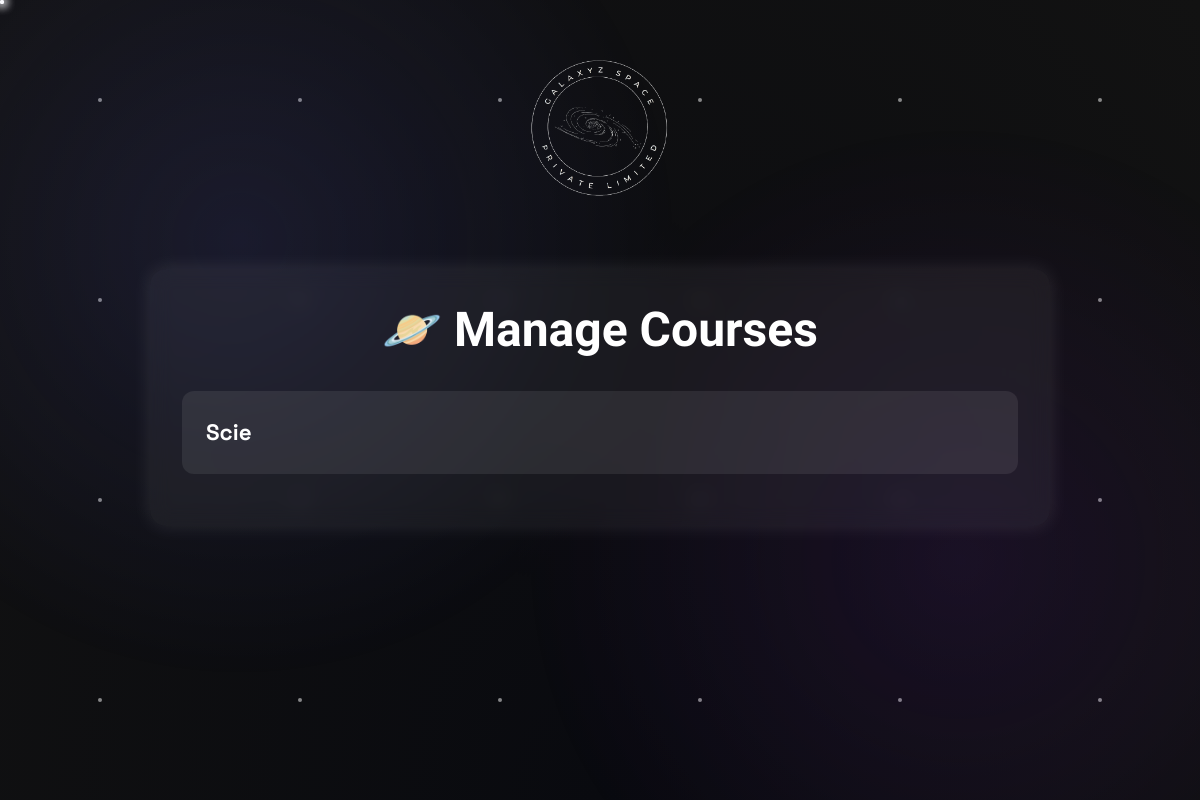
The app's page /users/manage_courses/ (signed in), older data.
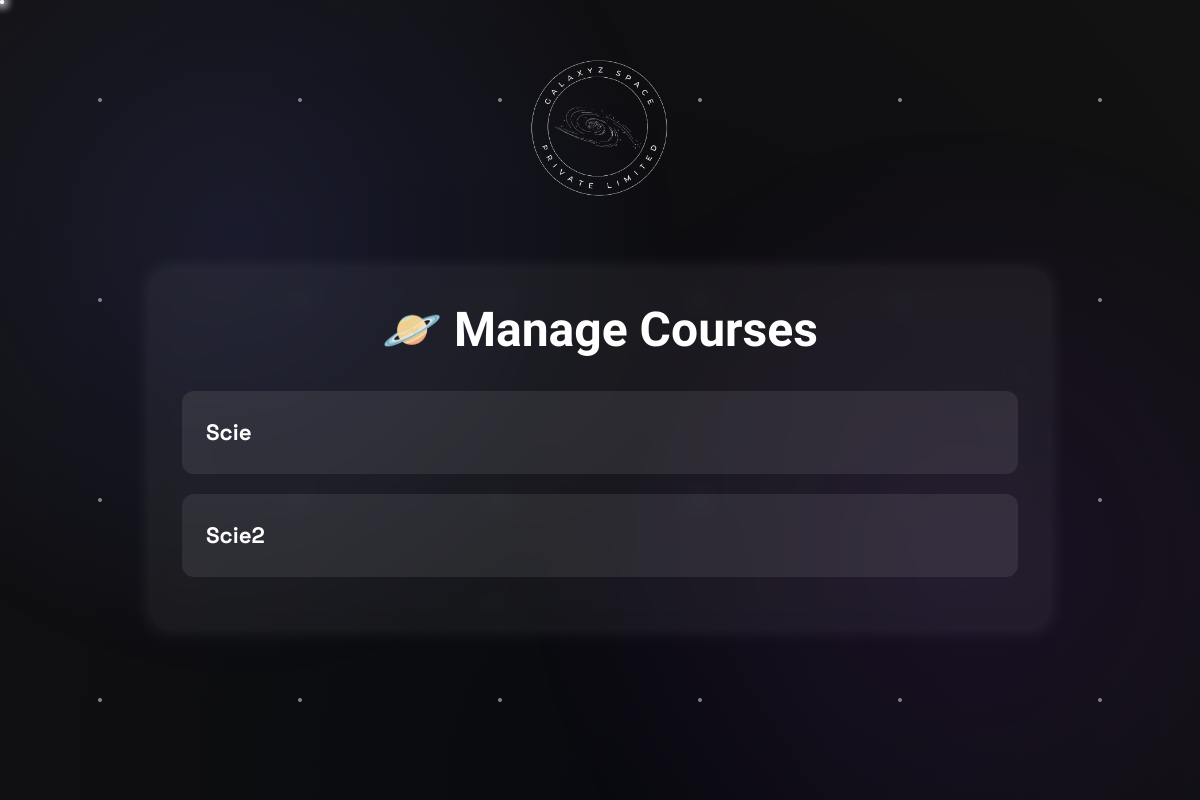
The same page, newer data.
### users/models.py (models this page shows, shortened)
class Course(models.Model):
    title = models.CharField(max_length=100)
    description = models.TextField()
    price = models.DecimalField(max_digits=6, decimal_places=2)
    instructor = models.CharField(max_length=100)
    numberOfRegisteredUsers = models.IntegerField(default=0)
    created_at = models.DateTimeField(auto_now_add=True)
    poster = models.ImageField(upload_to='course_posters/', null=True, blank=True)
    pdf = models.FileField(upload_to='pdfs/', blank=True, null=True)
    courseVideoLink = models.URLField(max_length=200, null=True, blank=True)

### users/views.py (the view)
# urls.py: path('manage_courses/', views.manage_courses, name='manage_courses'),
@login_required
@user_passes_test(lambda u: u.is_superuser)
def manage_courses(request):
    courses = Course.objects.all()
    return render(request, 'users/manage_courses.html', {'courses': courses})

### users/templates/users/manage_courses.html (shortened to what this page needs)
<!DOCTYPE html>
{% load static %}
<html lang="en">
<head>
  <link rel="stylesheet" href="{% static 'styles/main.css' %}">
</head>
<body>
  <div class="space-background">
    <div class="stars"></div>
    <div class="twinkling"></div>
    <div class="shooting-stars"></div>
    <div class="nebula"></div>
  </div>
      <div class="logo-wrapper">
      <a href="{% url 'home' %}"><img src="{% static 'assets/frontmoving.png' %}" alt="Logo" /></a>
    </div>
  <div class="course-container">
    <h2 style="text-align: center; color: #fff; margin-bottom: 2rem;">🪐 Manage Courses</h2>
{% for course in courses %}
  <div class="course-card" onclick="toggleDetails('{{ course.id }}')">
    <div class="course-title">{{ course.title }}</div>
  </div>
{% empty %}
  <p style="text-align: center; color: #ccc;">No courses available.</p>
{% endfor %}
  </div>
</body>
</html>

Row changes from the older to the newer data that the page shows:
added Course: title "Scie2"
